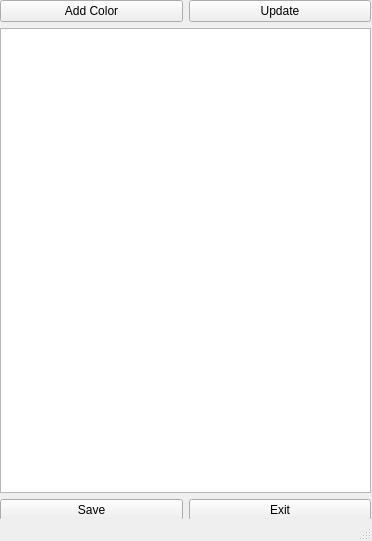
<?xml version="1.0" encoding="UTF-8"?>
<ui version="4.0">
 <class>MainWindow</class>
 <widget class="QMainWindow" name="MainWindow">
  <property name="geometry">
   <rect>
    <x>0</x>
    <y>0</y>
    <width>372</width>
    <height>541</height>
   </rect>
  </property>
  <property name="windowTitle">
   <string>MainWindow</string>
  </property>
  <widget class="QWidget" name="centralwidget">
   <widget class="QWidget" name="verticalLayoutWidget">
    <property name="geometry">
     <rect>
      <x>0</x>
      <y>0</y>
      <width>371</width>
      <height>521</height>
     </rect>
    </property>
    <layout class="QVBoxLayout" name="verticalLayout">
     <property name="sizeConstraint">
      <enum>QLayout::SetMinimumSize</enum>
     </property>
     <item>
      <layout class="QHBoxLayout" name="horizontalLayout">
       <item>
        <widget class="QPushButton" name="pushButton_12">
         <property name="text">
          <string>Add Color</string>
         </property>
        </widget>
       </item>
       <item>
        <widget class="QPushButton" name="pushButton_15">
         <property name="text">
          <string>Update</string>
         </property>
        </widget>
       </item>
      </layout>
     </item>
     <item>
      <widget class="QListWidget" name="listWidget"/>
     </item>
     <item>
      <layout class="QHBoxLayout" name="horizontalLayout_2">
       <item>
        <widget class="QPushButton" name="pushButton_13">
         <property name="text">
          <string>Save</string>
         </property>
        </widget>
       </item>
       <item>
        <widget class="QPushButton" name="pushButton_14">
         <property name="text">
          <string>Exit</string>
         </property>
        </widget>
       </item>
      </layout>
     </item>
    </layout>
   </widget>
  </widget>
  <widget class="QStatusBar" name="statusbar"/>
 </widget>
 <resources/>
 <connections/>
</ui>
